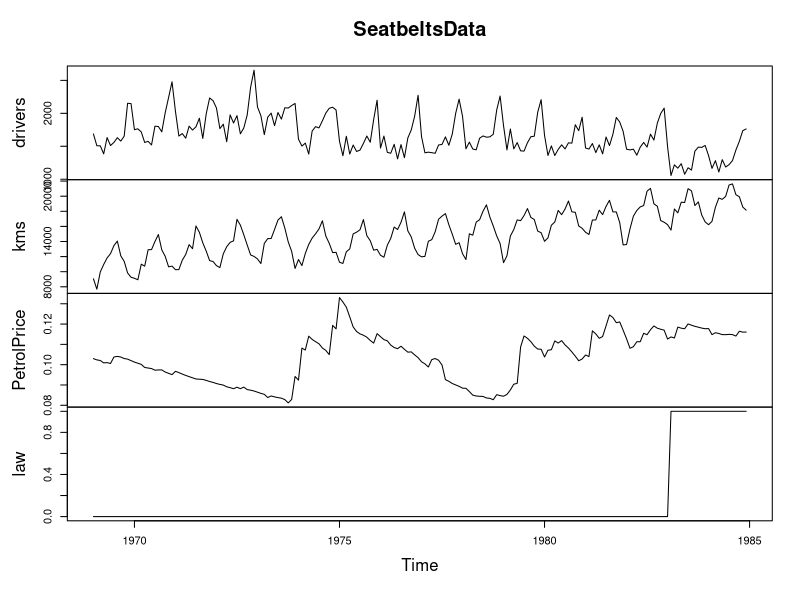

Recreate this plot in R. (Note: this script raises an error after producing the figure.)
## ---- chunk 1
SeatbeltsData <- Seatbelts[,c("drivers","kms","PetrolPrice","law")]
## ---- chunk 2
plot(SeatbeltsData)
## ---- chunk 3
adamModelETSMNM <- adam(SeatbeltsData[,"drivers"],"MNM",h=12,holdout=TRUE)
plot(forecast(adamModelETSMNM,h=12,interval="prediction"))
## ---- chunk 4
adamModelETSMNM
## ---- chunk 5
spread(SeatbeltsData)
## ---- chunk 6
adamModelETSXMNM <- adam(SeatbeltsData,"MNM",h=12,holdout=TRUE,
                         formula=drivers~log(kms)+log(PetrolPrice)+law)
plot(forecast(adamModelETSXMNM,h=12,interval="prediction"))
## ---- chunk 7
adamModelETSXMNM
## ---- chunk 8
adamModelETSXMNMD <- adam(SeatbeltsData,"MNM",h=12,holdout=TRUE,
                          formula=drivers~log(kms)+log(PetrolPrice)+law,regressors="adapt")
plot(forecast(adamModelETSXMNMD,h=12,interval="prediction"))
## ---- chunk 9
adamModelETSXMNMD
## ---- chunk 10
adamModelETSXMNM$initial$xreg
